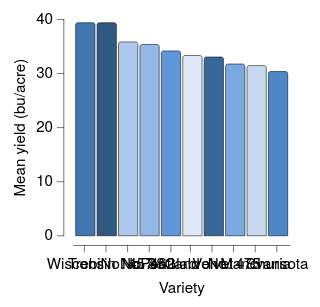

Source (Vega-Lite JSON):
### Vega-Lite specification from a JSON file in a GitHub repository (floating-point values rounded to 4 significant figures)
{"background": null, "config": {"arc": {"fill": "#DBDBDB", "fillOpacity": 1.0, "innerRadius": 25.0, "padAngle": 0.03, "stroke": "black", "strokeOpacity": 1, "strokeWidth": 0.25, "cornerRadius": 1.0}, "area": {"fill": "#DBDBDB", "fillOpacity": 1.0, "stroke": "black", "strokeOpacity": 1, "strokeWidth": 0.25}, "axis": {"domain": true, "domainCap": "round", "domainColor": "black", "domainWidth": 0.25, "grid": false, "gridCap": "round", "gridColor": "#F1F1F1", "gridDash": [0, 0], "gridOpacity": 1.0, "gridWidth": 0.25, "labelColor": "black", "labelFont": "HelveticaNeue", "labelFontSize": 7, "labelFontStyle": "normal", "labelFontWeight": 400, "offset": 4.5, "ticks": true, "tickCap": "round", "tickColor": "black", "tickSize": 3, "tickWidth": 0.25, "titleColor": "black", "titleFont": "HelveticaNeue", "titleFontSize": 7, "titleFontStyle": "normal", "titleFontWeight": 400}, "axisX": {"domain": true, "labelAlign": "center", "labelAngle": 0, "labels": true, "ticks": true, "translate": 0}, "axisY": {"domain": true, "labelAlign": "right", "labelAngle": 0, "labels": true, "ticks": true, "translate": 0}, "axisRight": {"domain": true, "labelAlign": "left", "labelAngle": 0, "labels": true, "ticks": true, "translate": 0}, "axisTop": {"domain": true, "labelAlign": "center", "labelAngle": 0, "labels": true, "ticks": true, "translate": 0}, "bar": {"fill": "#DBDBDB", "fillOpacity": 1.0, "stroke": "black", "strokeOpacity": 1, "strokeWidth": 0.25, "cornerRadiusEnd": 1.0}, "boxplot": {"size": 9.0, "ticks": {"cornerRadius": 0.25, "fill": "black", "size": 4.5, "thickness": 0.25}, "box": {"fillOpacity": 1.0, "stroke": "black", "strokeOpacity": 1, "strokeWidth": 0.25, "cornerRadius": 1.0}, "median": {"fill": "black", "fillOpacity": 1.0, "size": 9.0, "thickness": 0.25}, "rule": {"fill": "black", "fillOpacity": 1.0, "size": 10.0, "stroke": "black", "strokeDash": [0, 0], "strokeOpacity": 1, "strokeWidth": 0.25}, "outliers": {"color": "black", "fill": "black", "fillOpacity": 1.0, "size": 0, "stroke": "black", "strokeOpacity": 1, "strokeWidth": 0.25}}, "circle": {"fill": "black", "fillOpacity": 1.0, "size": 0.5, "stroke": "black", "strokeOpacity": 1, "strokeWidth": 0.25}, "errorband": {"band": {"fillOpacity": 0.6, "stroke": null, "strokeWidth": 0.25, "strokeOpacity": 1}, "borders": {"opacity": 0, "strokeOpacity": 0.25, "strokeWidth": 1}}, "errorbar": {"opacity": 1, "rule": {"strokeDash": [0, 0], "strokeWidth": 0.5}, "ticks": {"color": "black", "cornerRadius": 0.25, "opacity": 1, "size": 6.0, "thickness": 0.5}, "thickness": 0.5}, "font": "HelveticaNeue", "geoshape": {"fill": "#DBDBDB", "fillOpacity": 1.0, "stroke": "black", "strokeOpacity": 1, "strokeWidth": 0.25}, "header": {"labelColor": "black", "labelFont": "HelveticaNeue", "labelFontSize": 7, "labelFontStyle": "normal", "labelFontWeight": 400, "titleColor": "black", "titleFont": "HelveticaNeue", "titleFontSize": 7, "titleFontStyle": "normal", "titleFontWeight": 400, "titlePadding": 0}, "legend": {"disable": false, "offset": 4.5, "gradientLength": 50.0, "gradientThickness": 5.0, "gradientOpacity": 1.0, "gradientStrokeColor": "black", "gradientStrokeWidth": 0.25, "labelColor": "black", "labelFont": "HelveticaNeue", "labelFontSize": 7, "labelFontStyle": "normal", "labelFontWeight": 400, "strokeColor": "black", "strokeWidth": 0, "symbolSize": 42, "symbolStrokeColor": "black", "symbolStrokeWidth": 0.25, "titleColor": "black", "titleFont": "HelveticaNeue", "titleFontSize": 7, "titleFontStyle": "normal", "titleFontWeight": 400}, "line": {"color": "black", "stroke": "black", "strokeCap": "round", "strokeDash": [0, 0], "strokeOpacity": 1, "strokeWidth": 0.375}, "point": {"filled": true, "fill": "#DBDBDB", "fillOpacity": 1.0, "size": 5.0, "stroke": "black", "strokeOpacity": 1, "strokeWidth": 0.25}, "range": {"category": ["#DFE9F7", "#C6D9F1", "#ADC8EC", "#94B8E6", "#7AA8E0", "#6097DA", "#4D87CA", "#4177B1", "#386898", "#2F597F", "#264A69", "#1D3A58"], "diverging": {"scheme": ["#DFE9F7", "#C6D9F1", "#ADC8EC", "#94B8E6", "#7AA8E0", "#6097DA", "#4D87CA", "#4177B1", "#386898", "#2F597F", "#264A69", "#1D3A58"]}, "heatmap": {"scheme": ["#DFE9F7", "#C6D9F1", "#ADC8EC", "#94B8E6", "#7AA8E0", "#6097DA", "#4D87CA", "#4177B1", "#386898", "#2F597F", "#264A69", "#1D3A58"]}, "ordinal": {"scheme": ["#DFE9F7", "#C6D9F1", "#ADC8EC", "#94B8E6", "#7AA8E0", "#6097DA", "#4D87CA", "#4177B1", "#386898", "#2F597F", "#264A69", "#1D3A58"]}, "ramp": {"scheme": ["#DFE9F7", "#C6D9F1", "#ADC8EC", "#94B8E6", "#7AA8E0", "#6097DA", "#4D87CA", "#4177B1", "#386898", "#2F597F", "#264A69", "#1D3A58"]}}, "rule": {"color": "black", "stroke": "black", "strokeCap": "round", "strokeDash": [2, 2], "strokeOpacity": 1, "strokeWidth": 0.25}, "scale": {"bandPaddingInner": 0.1, "bandPaddingOuter": 0.1, "round": false}, "rect": {"fill": "#DBDBDB", "fillOpacity": 1.0, "stroke": "black", "strokeOpacity": 1, "strokeWidth": 0.25, "cornerRadius": 1.0}, "square": {"fill": "#DBDBDB", "fillOpacity": 1.0, "size": 10.0, "stroke": "black", "strokeOpacity": 1, "strokeWidth": 0.25}, "text": {"color": "black", "font": "HelveticaNeue", "fontSize": 7, "fontStyle": "normal", "fontWeight": 400}, "title": {"anchor": "middle", "frame": "group", "color": "black", "font": "HelveticaNeue", "fontSize": 7, "fontStyle": "normal", "fontWeight": 400, "subtitleColor": "black", "subtitleFont": "HelveticaNeue", "subtitleFontSize": "HelveticaNeue", "subtitleFontStyle": "normal", "subtitleFontWeight": 400}, "view": {"continuousWidth": 100, "continuousHeight": 100, "discreteWidth": 100, "discreteHeight": 100, "fill": null, "stroke": null, "strokeWidth": 0.25}}, "data": {"name": "data-9cc0564cb5591205eeeca8d2429dd11b"}, "mark": {"type": "bar"}, "encoding": {"color": {"field": "variety", "legend": null, "type": "nominal"}, "x": {"field": "variety", "sort": "-y", "title": "Variety", "type": "nominal"}, "y": {"aggregate": "mean", "field": "yield", "title": "Mean yield (bu/acre)", "type": "quantitative"}}, "$schema": "https://vega.github.io/schema/vega-lite/v6.4.1.json", "datasets": {"data-9cc0564cb5591205eeeca8d2429dd11b": [{"yield": 27.0, "variety": "Manchuria", "year": 1931, "site": "University Farm"}, {"yield": 48.87, "variety": "Manchuria", "year": 1931, "site": "Waseca"}, {"yield": 27.43, "variety": "Manchuria", "year": 1931, "site": "Morris"}, {"yield": 39.93, "variety": "Manchuria", "year": 1931, "site": "Crookston"}, {"yield": 32.97, "variety": "Manchuria", "year": 1931, "site": "Grand Rapids"}, {"yield": 28.97, "variety": "Manchuria", "year": 1931, "site": "Duluth"}, {"yield": 43.07, "variety": "Glabron", "year": 1931, "site": "University Farm"}, {"yield": 55.2, "variety": "Glabron", "year": 1931, "site": "Waseca"}, {"yield": 28.77, "variety": "Glabron", "year": 1931, "site": "Morris"}, {"yield": 38.13, "variety": "Glabron", "year": 1931, "site": "Crookston"}, {"yield": 29.13, "variety": "Glabron", "year": 1931, "site": "Grand Rapids"}, {"yield": 29.67, "variety": "Glabron", "year": 1931, "site": "Duluth"}, {"yield": 35.13, "variety": "Svansota", "year": 1931, "site": "University Farm"}, {"yield": 47.33, "variety": "Svansota", "year": 1931, "site": "Waseca"}, {"yield": 25.77, "variety": "Svansota", "year": 1931, "site": "Morris"}, {"yield": 40.47, "variety": "Svansota", "year": 1931, "site": "Crookston"}, {"yield": 29.67, "variety": "Svansota", "year": 1931, "site": "Grand Rapids"}, {"yield": 25.7, "variety": "Svansota", "year": 1931, "site": "Duluth"}, {"yield": 39.9, "variety": "Velvet", "year": 1931, "site": "University Farm"}, {"yield": 50.23, "variety": "Velvet", "year": 1931, "site": "Waseca"}, {"yield": 26.13, "variety": "Velvet", "year": 1931, "site": "Morris"}, {"yield": 41.33, "variety": "Velvet", "year": 1931, "site": "Crookston"}, {"yield": 23.03, "variety": "Velvet", "year": 1931, "site": "Grand Rapids"}, {"yield": 26.3, "variety": "Velvet", "year": 1931, "site": "Duluth"}, {"yield": 36.57, "variety": "Trebi", "year": 1931, "site": "University Farm"}, {"yield": 63.83, "variety": "Trebi", "year": 1931, "site": "Waseca"}, {"yield": 43.77, "variety": "Trebi", "year": 1931, "site": "Morris"}, {"yield": 46.93, "variety": "Trebi", "year": 1931, "site": "Crookston"}, {"yield": 29.77, "variety": "Trebi", "year": 1931, "site": "Grand Rapids"}, {"yield": 33.93, "variety": "Trebi", "year": 1931, "site": "Duluth"}, {"yield": 43.27, "variety": "No. 457", "year": 1931, "site": "University Farm"}, {"yield": 58.1, "variety": "No. 457", "year": 1931, "site": "Waseca"}, {"yield": 28.7, "variety": "No. 457", "year": 1931, "site": "Morris"}, {"yield": 45.67, "variety": "No. 457", "year": 1931, "site": "Crookston"}, {"yield": 32.17, "variety": "No. 457", "year": 1931, "site": "Grand Rapids"}, {"yield": 33.6, "variety": "No. 457", "year": 1931, "site": "Duluth"}, {"yield": 36.6, "variety": "No. 462", "year": 1931, "site": "University Farm"}, {"yield": 65.77, "variety": "No. 462", "year": 1931, "site": "Waseca"}, {"yield": 30.37, "variety": "No. 462", "year": 1931, "site": "Morris"}, {"yield": 48.57, "variety": "No. 462", "year": 1931, "site": "Crookston"}, {"yield": 24.93, "variety": "No. 462", "year": 1931, "site": "Grand Rapids"}, {"yield": 28.1, "variety": "No. 462", "year": 1931, "site": "Duluth"}, {"yield": 32.77, "variety": "Peatland", "year": 1931, "site": "University Farm"}, {"yield": 48.57, "variety": "Peatland", "year": 1931, "site": "Waseca"}, {"yield": 29.87, "variety": "Peatland", "year": 1931, "site": "Morris"}, {"yield": 41.6, "variety": "Peatland", "year": 1931, "site": "Crookston"}, {"yield": 34.7, "variety": "Peatland", "year": 1931, "site": "Grand Rapids"}, {"yield": 32.0, "variety": "Peatland", "year": 1931, "site": "Duluth"}, {"yield": 24.67, "variety": "No. 475", "year": 1931, "site": "University Farm"}, {"yield": 46.77, "variety": "No. 475", "year": 1931, "site": "Waseca"}, {"yield": 22.6, "variety": "No. 475", "year": 1931, "site": "Morris"}, {"yield": 44.1, "variety": "No. 475", "year": 1931, "site": "Crookston"}, {"yield": 19.7, "variety": "No. 475", "year": 1931, "site": "Grand Rapids"}, {"yield": 33.07, "variety": "No. 475", "year": 1931, "site": "Duluth"}, {"yield": 39.3, "variety": "Wisconsin No. 38", "year": 1931, "site": "University Farm"}, {"yield": 58.8, "variety": "Wisconsin No. 38", "year": 1931, "site": "Waseca"}, {"yield": 29.47, "variety": "Wisconsin No. 38", "year": 1931, "site": "Morris"}, {"yield": 49.87, "variety": "Wisconsin No. 38", "year": 1931, "site": "Crookston"}, {"yield": 34.47, "variety": "Wisconsin No. 38", "year": 1931, "site": "Grand Rapids"}, {"yield": 31.6, "variety": "Wisconsin No. 38", "year": 1931, "site": "Duluth"}, {"yield": 26.9, "variety": "Manchuria", "year": 1932, "site": "University Farm"}, {"yield": 33.47, "variety": "Manchuria", "year": 1932, "site": "Waseca"}, {"yield": 34.37, "variety": "Manchuria", "year": 1932, "site": "Morris"}, {"yield": 32.97, "variety": "Manchuria", "year": 1932, "site": "Crookston"}, {"yield": 22.13, "variety": "Manchuria", "year": 1932, "site": "Grand Rapids"}, {"yield": 22.57, "variety": "Manchuria", "year": 1932, "site": "Duluth"}, {"yield": 36.8, "variety": "Glabron", "year": 1932, "site": "University Farm"}, {"yield": 37.73, "variety": "Glabron", "year": 1932, "site": "Waseca"}, {"yield": 35.13, "variety": "Glabron", "year": 1932, "site": "Morris"}, {"yield": 26.17, "variety": "Glabron", "year": 1932, "site": "Crookston"}, {"yield": 14.43, "variety": "Glabron", "year": 1932, "site": "Grand Rapids"}, {"yield": 25.87, "variety": "Glabron", "year": 1932, "site": "Duluth"}, {"yield": 27.43, "variety": "Svansota", "year": 1932, "site": "University Farm"}, {"yield": 38.5, "variety": "Svansota", "year": 1932, "site": "Waseca"}, {"yield": 35.03, "variety": "Svansota", "year": 1932, "site": "Morris"}, {"yield": 20.63, "variety": "Svansota", "year": 1932, "site": "Crookston"}, {"yield": 16.63, "variety": "Svansota", "year": 1932, "site": "Grand Rapids"}, {"yield": 22.23, "variety": "Svansota", "year": 1932, "site": "Duluth"}, {"yield": 26.8, "variety": "Velvet", "year": 1932, "site": "University Farm"}, {"yield": 37.4, "variety": "Velvet", "year": 1932, "site": "Waseca"}, {"yield": 38.83, "variety": "Velvet", "year": 1932, "site": "Morris"}, {"yield": 32.07, "variety": "Velvet", "year": 1932, "site": "Crookston"}, {"yield": 32.23, "variety": "Velvet", "year": 1932, "site": "Grand Rapids"}, {"yield": 22.47, "variety": "Velvet", "year": 1932, "site": "Duluth"}, {"yield": 29.07, "variety": "Trebi", "year": 1932, "site": "University Farm"}, {"yield": 49.23, "variety": "Trebi", "year": 1932, "site": "Waseca"}, {"yield": 46.63, "variety": "Trebi", "year": 1932, "site": "Morris"}, {"yield": 41.83, "variety": "Trebi", "year": 1932, "site": "Crookston"}, {"yield": 20.63, "variety": "Trebi", "year": 1932, "site": "Grand Rapids"}, {"yield": 30.6, "variety": "Trebi", "year": 1932, "site": "Duluth"}, {"yield": 26.43, "variety": "No. 457", "year": 1932, "site": "University Farm"}, {"yield": 42.2, "variety": "No. 457", "year": 1932, "site": "Waseca"}, {"yield": 43.53, "variety": "No. 457", "year": 1932, "site": "Morris"}, {"yield": 34.33, "variety": "No. 457", "year": 1932, "site": "Crookston"}, {"yield": 19.47, "variety": "No. 457", "year": 1932, "site": "Grand Rapids"}, {"yield": 22.7, "variety": "No. 457", "year": 1932, "site": "Duluth"}, {"yield": 25.57, "variety": "No. 462", "year": 1932, "site": "University Farm"}, {"yield": 44.7, "variety": "No. 462", "year": 1932, "site": "Waseca"}, {"yield": 47.0, "variety": "No. 462", "year": 1932, "site": "Morris"}, {"yield": 30.53, "variety": "No. 462", "year": 1932, "site": "Crookston"}, {"yield": 19.9, "variety": "No. 462", "year": 1932, "site": "Grand Rapids"}, {"yield": 22.5, "variety": "No. 462", "year": 1932, "site": "Duluth"}, {"yield": 28.07, "variety": "Peatland", "year": 1932, "site": "University Farm"}, {"yield": 36.03, "variety": "Peatland", "year": 1932, "site": "Waseca"}, {"yield": 43.2, "variety": "Peatland", "year": 1932, "site": "Morris"}, {"yield": 25.23, "variety": "Peatland", "year": 1932, "site": "Crookston"}, {"yield": 26.77, "variety": "Peatland", "year": 1932, "site": "Grand Rapids"}, {"yield": 31.37, "variety": "Peatland", "year": 1932, "site": "Duluth"}, {"yield": 30.0, "variety": "No. 475", "year": 1932, "site": "University Farm"}, {"yield": 41.27, "variety": "No. 475", "year": 1932, "site": "Waseca"}, {"yield": 44.23, "variety": "No. 475", "year": 1932, "site": "Morris"}, {"yield": 32.13, "variety": "No. 475", "year": 1932, "site": "Crookston"}, {"yield": 15.23, "variety": "No. 475", "year": 1932, "site": "Grand Rapids"}, {"yield": 27.37, "variety": "No. 475", "year": 1932, "site": "Duluth"}, {"yield": 38.0, "variety": "Wisconsin No. 38", "year": 1932, "site": "University Farm"}, {"yield": 58.17, "variety": "Wisconsin No. 38", "year": 1932, "site": "Waseca"}, {"yield": 47.17, "variety": "Wisconsin No. 38", "year": 1932, "site": "Morris"}, {"yield": 35.9, "variety": "Wisconsin No. 38", "year": 1932, "site": "Crookston"}, {"yield": 20.67, "variety": "Wisconsin No. 38", "year": 1932, "site": "Grand Rapids"}, {"yield": 29.33, "variety": "Wisconsin No. 38", "year": 1932, "site": "Duluth"}]}}
